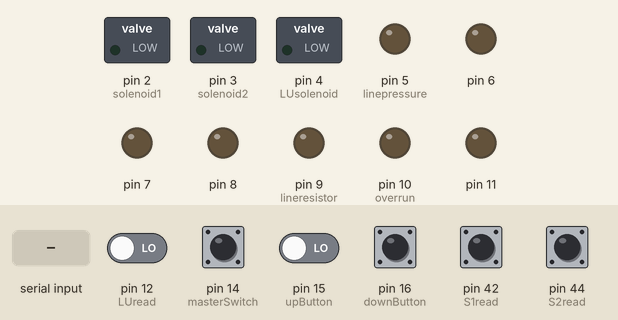
The sketch below on a simulated Arduino Mega 2560, built with avr-gcc and run on an emulated ATmega2560. On the bench: switched loads named in the sketch (green lamp = pin HIGH), output pins drawn as LEDs (lit = HIGH). Inputs (shaded band) come from the test bench; at power-on: pin 42 (S1read), pin 44 (S2read) HIGH, pin 12 (LUread), pin 14 (masterSwitch), pin 15 (upButton), pin 16 (downButton) LOW. What the sketch prints to the serial monitor is not drawn.

Above: at 1.2 s.
1.3 s: pin 14 (masterSwitch) pulled HIGH for 0.15 s
At 1.38 s:
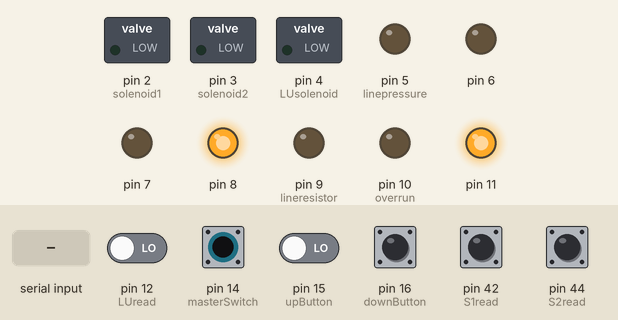
2.9 s: pin 14 (masterSwitch) driven HIGH and pin 15 (upButton) driven HIGH
At 5.3 s:
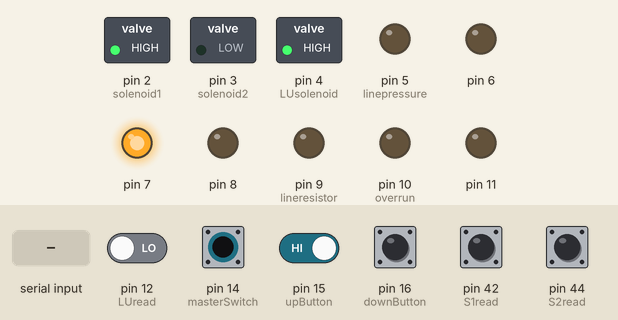
5.6 s: "30,150\n" received over Serial
At 6.2 s:
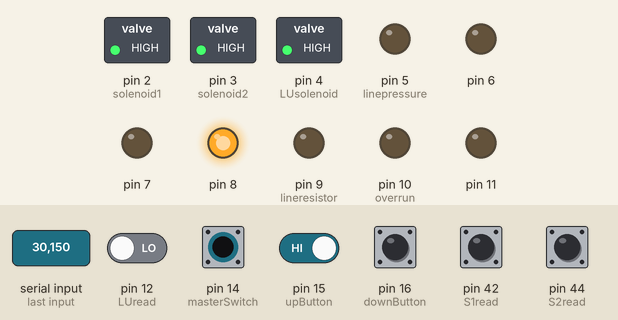
8.6 s: pin 14 (masterSwitch) driven LOW
At 10.0 s:
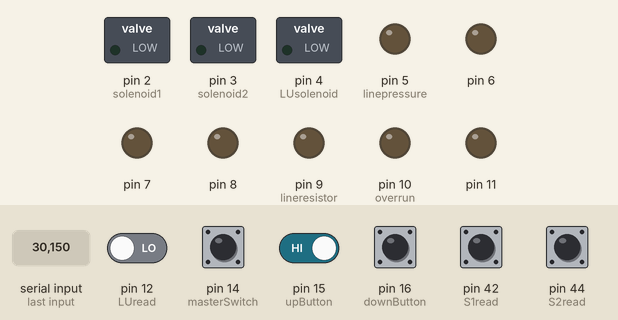
11.6 s: pin 14 (masterSwitch) driven HIGH
At 12.4 s:
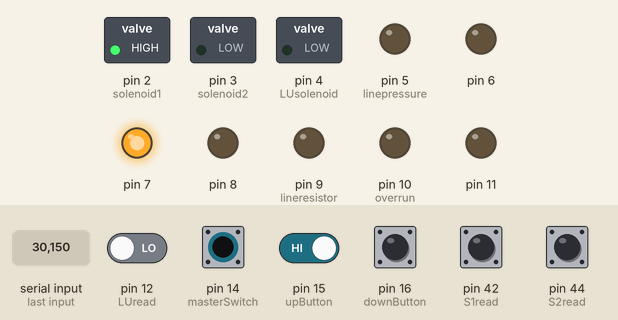
14.3 s: "2\n" received over Serial
At 15.0 s:
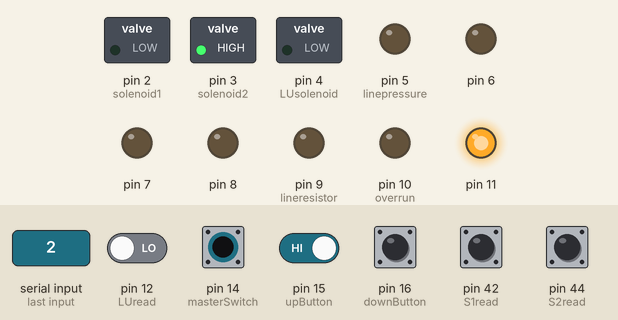
Timing chart, 0 to 18.6 s (numbered marks = the images above; inputs shaded):
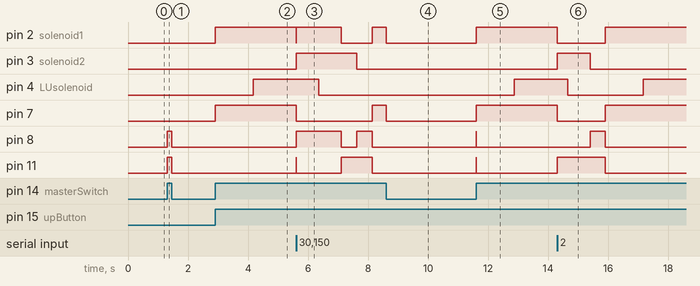

The sketch:

gearbox_nano_Display.ino
```cpp
//Transmission controller
#include <Arduino.h>
#include <SPI.h>
#include <Wire.h>
#include <U8g2lib.h>

//U8G2_SH1106_128X64_NONAME_F_4W_HW_SPI u8g2_0(U8G2_R0, /* cs=*/ 7, /* dc=*/ 6, /* reset=*/ 8);
volatile int active;
//4th gear is safest to start in if all else fails. Engine can't overrev in 4th
volatile int currentGear = 4;
//Set lockup status to engaged to force unlock at first change unless later read otherwise, for safety
volatile int lockupStatus = 0;
const int solenoid1 = 2;
const int solenoid2 = 3;
const int LUsolenoid = 4;
const int S1read = 42;
const int S2read = 44;
const int LUread = 12;
const int masterSwitch = 14;
const int upButton = 15;
const int downButton = 16;
const int overrun = 10;
const int linepressure = 5;
const int lineresistor = 9;
int counter = 0;
int counter1 = 0;
unsigned long disarmTimer;
unsigned long sensitivity = 500UL;
int buttonsArmed = 0;
int firstRun = 1;
int firstInactiveRun = 1;

#define cbi(sfr, bit) (_SFR_BYTE(sfr) &= ~_BV(bit))
#define sbi(sfr, bit) (_SFR_BYTE(sfr) |= _BV(bit))

void setup()
{
  sbi(ADCSRA, ADPS2);
  cbi(ADCSRA, ADPS1);
  cbi(ADCSRA, ADPS0);

 Serial.begin(9600);
//  u8g2_0.begin();

  //Initialize serial
  //Initialize relays in OFF position
  digitalWrite(overrun, LOW);
  digitalWrite(linepressure, LOW);
  digitalWrite(lineresistor, LOW);
  digitalWrite(solenoid1, LOW);
  digitalWrite(solenoid2, LOW);
  digitalWrite(LUsolenoid, LOW);
  //Set pins to output mode
  pinMode(overrun, OUTPUT);
  pinMode(linepressure, OUTPUT);
  pinMode(lineresistor, OUTPUT);
  pinMode(solenoid1, OUTPUT);
  pinMode(solenoid2, OUTPUT);
  pinMode(LUsolenoid, OUTPUT);
  //Pins for switches
  pinMode(masterSwitch, INPUT);
  pinMode(upButton, INPUT);
  pinMode(downButton, INPUT);
  //Pins for gear sensing
  pinMode(S1read, INPUT);
  pinMode(S2read, INPUT);
  pinMode(LUread, INPUT);
  pinMode(6, OUTPUT);
  pinMode(7, OUTPUT);
  pinMode(8, OUTPUT);
  pinMode(11, OUTPUT);

}

void loop()
{
  //Serial counter to watch loop times
Serial.println("looping");

  //Master switch goes between auto and manual
  if (digitalRead(masterSwitch) == 1) {
    active = 1;
  }
  else{
    active = 0;
  }

    //Active 0 is automatic/factory passthru mode
    if (active == 0) {
      if (firstInactiveRun == 1) {
          //Ensure all relays are off on first loop since arduino is still connected
          digitalWrite(solenoid1, LOW);
          digitalWrite(solenoid2, LOW);
          digitalWrite(LUsolenoid, LOW);
          firstInactiveRun = 0;
          //FirstRun set to 1 syncs manual mode to the current gear when initially switching to manual
          firstRun = 1;

      }
      //Take input and discard to avoid queueing changes
      char ser = Serial.read();
      //Monitor shift solenoids for gear and lockup clutch
      determineGear();
      determineLockup();
      digitalWrite(6, LOW);
      digitalWrite(7, LOW);
      digitalWrite(8, LOW);
      digitalWrite(11, LOW);
      //Display gear position
      //u8g2_0.firstPage();
      //u8g2_0.setFont(u8g2_font_ncenB10_tr);
      //u8g2_0.drawStr(20,25,"Deactivated");
      //u8g2_0.sendBuffer();

    }

    //Active 1 is paddle shift manual mode
    if (active == 1) {
      if (firstRun == 1) {
        //Activate relays to match what automatic/passthru mode was doing on the previous loop
        if (lockupStatus == 1) {
          lockupEngage(1);
        }
        else {
          lockupDisengage(1);
        }
        callGear(currentGear);
        //FirstInactiveRun forces all relays off when initally switched to auto mode
        firstInactiveRun = 1;
        firstRun = 0;
      }

counter1++;
  if (counter1 >= 100) {
    counter1 = 0;
  }
      if (counter1 == 50) {
        //Geardisplay();
    }

      //This is critical. A normal IF statement will process one gearchange only, iterate through the loop, then process the next.
      //The WHILE loop will parse gearchanges for as many serial reads are queued up. It's the difference between a fast
      //sequence and 'perfect' synchronization.
      while (Serial.available()) {
        char ser = Serial.read();
        //Convert from ASCII to int. Hack, but serial wont normally be used.
        ser = ser - 48;
        callGear(ser);
      }

      //ButtonsArmed is a millis-based debounce system
      if (buttonsArmed == 1) {
        if (digitalRead(upButton) == 1) {
          upShift();
          buttonsArmed = 0;
          disarmTimer = millis();
        }
        if (digitalRead(downButton) == 1) {
          downShift();
          buttonsArmed = 0;
          disarmTimer = millis();
        }
      }
      else{
        //If not armed, check disarmTimer to re-arm
        if ((millis() - disarmTimer) >= sensitivity) {
          buttonsArmed = 1;
        }
      }
    }

//Counter only functions as performance metric. Loops at 1000 to prevent overflow
  counter++;
  if (counter >= 1000) {
    counter = 0;
  }
  //delay(800);
}

//The following subs activate specific solenoids to shift to the desired gear. There are 2 shift solenoids and 1 lockup clutch solenoid
void firstGear()
{
  digitalWrite(solenoid1, HIGH);
  digitalWrite(solenoid2, HIGH);
  currentGear = 1;
  digitalWrite(6, LOW);
      digitalWrite(7, LOW);
      digitalWrite(8, HIGH);
      digitalWrite(11, LOW);
    //Geardisplay();
}
void secondGear()
{
  digitalWrite(solenoid1, LOW);
  digitalWrite(solenoid2, HIGH);
  currentGear = 2;
  digitalWrite(6, LOW);
      digitalWrite(7, LOW);
      digitalWrite(8, LOW);
      digitalWrite(11, HIGH);
  //Geardisplay();
}
void thirdGear()
{
  digitalWrite(solenoid1, LOW);
  digitalWrite(solenoid2, LOW);
  currentGear = 3;
   digitalWrite(6, LOW);
      digitalWrite(7, LOW);
      digitalWrite(8, HIGH);
      digitalWrite(11, HIGH);
  //Geardisplay();
}
void fourthGear()
{
  digitalWrite(solenoid1, HIGH);
  digitalWrite(solenoid2, LOW);
  currentGear = 4;
  digitalWrite(6, LOW);
      digitalWrite(7, HIGH);
      digitalWrite(8, LOW);
      digitalWrite(11, LOW);
  //Geardisplay();
}

//Lockup clutch needed a timer to prevent shifting while the torque converter is locked (a bad thing).
//If called with NoDelay, it performs just like the gear changes.
//This is useful for FirstRun conditions to sync the relays with passthru mode for seamless transitions between auto/manual
void lockupEngage(int noDelay)
{
  //Delay before continuing in case of pending gear change
  if (noDelay != 1) {
    delay(750);
  }
  digitalWrite(LUsolenoid, HIGH);
  lockupStatus = 1;
}
void lockupDisengage(int noDelay)
{
  digitalWrite(LUsolenoid, LOW);
  lockupStatus = 0;
  Geardisplay();

  //Delay before continuing in case of pending gear change
  if (noDelay != 1) {
    delay(750);
  }
}

//upShift and downShift are called by the shifter buttons for sequential gearchanges.
//Handles TC lockup, prevents shifting above 4th or below 1st
void upShift()
{
  if (currentGear == 4) {
    lockupEngage(0);
  }
  if (currentGear < 4) {
    currentGear++;
    if (lockupStatus == 1) {
      lockupDisengage(0);
    }
  }

  switch (currentGear) {
   {
    case 2:
      secondGear();
   }
   break;
   {
    case 3:
      thirdGear();
   }
   break;
   {
    case 4:
      fourthGear();
   }
   break;
  }
}

void downShift()
{
  if ((currentGear == 4) && (lockupStatus == 1)) {
    lockupDisengage(0);
  }
  else {
    if (currentGear > 1) {
      currentGear--;
      if (lockupStatus == 1) {
        lockupDisengage(0);
      }
    }
    switch (currentGear) {
     {
      case 1:
        firstGear();
     }
     break;
     {
      case 2:
        secondGear();
     }
     break;
     {
      case 3:
        thirdGear();
     }
     break;
    }
  }
}

//Code to call specific gear, not necessarily sequentially.
//Currently used for serial testing
void callGear(int option){
  switch (option) {
    {
    case 1:
      firstGear();
    }
    break;
    {
    case 2:
      secondGear();
    }
    break;
    {
    case 3:
      thirdGear();
    }
    break;
    {
    case 4:
      fourthGear();
    }
    break;
    {
    case 7:
      upShift();
    }
    break;
    {
    case 8:
      downShift();
    }
    break;
    {
    case 5:
      lockupEngage(0);
    }
    break;
    {
    case 6:
      lockupDisengage(0);
    }
    break;
  }
}

//Monitor voltage of solenoid 1 and 2 wires to see what the factory computer is doing
//2 solenoids, 2 states each = 4 gears
void determineGear() {
  if (digitalRead(S1read) == 0) {
    if (digitalRead(S2read) == 0) {
      currentGear = 1;
    }
    else {
      currentGear = 4;
    }
  }
  else {
    if (digitalRead(S2read) == 0) {
      currentGear = 2;
    }
    else {
      currentGear = 3;
    }
  }
}

//Monitor voltage of lockup clutch solenoid
void determineLockup() {
  if (digitalRead(LUread) == 1) {
    lockupStatus = 1;
  }
 else {
   lockupStatus = 0;
 }
}
// Gear Display
void Geardisplay() {
  //u8g2_0.firstPage();
  //u8g2_0.setFont(u8g2_font_logisoso58_tr);
  //u8g2_0.setCursor(0,60);
  //u8g2_0.print(currentGear);
  //u8g2_0.sendBuffer();

  //if (lockupStatus == 1) {
   //u8g2_0.setFont(u8g2_font_ncenB10_tr);
   //u8g2_0.drawStr(40,50,"TC");
    //u8g2_0.sendBuffer();
   }

//}
```

Measured:
- after the input at 1.3 s, pin 8, pin 11: LOW → HIGH at once, → LOW 0.15 s later
- after the input at 2.9 s, pin 2 (solenoid1), pin 7: LOW → HIGH at once; pin 4 (LUsolenoid): LOW → HIGH after 1.3 s
- after the input at 5.6 s, pin 2 (solenoid1): HIGH → LOW at once, → HIGH 0.01 s later, → LOW 1.5 s later, → HIGH 1.0 s later; pin 3 (solenoid2): LOW → HIGH at once, → LOW 2.0 s later
- after the input at 8.6 s, pin 2 (solenoid1), pin 7: HIGH → LOW at once; pin 4 (LUsolenoid): stays LOW (without the input it goes to HIGH after 0.81 s)
- after the input at 11.6 s, pin 2 (solenoid1), pin 7: LOW → HIGH at once; pin 4 (LUsolenoid): LOW → HIGH after 1.3 s; pin 8, pin 11: LOW → HIGH at once, → LOW 0.01 s later
- after the input at 14.3 s, pin 2 (solenoid1), pin 7: HIGH → LOW at once, → HIGH 1.6 s later; pin 3 (solenoid2): LOW → HIGH at once, → LOW 1.1 s later; pin 4 (LUsolenoid): HIGH → LOW after 0.35 s, → HIGH 2.5 s later; pin 8: LOW → HIGH after 1.1 s, → LOW 0.51 s later; pin 11: LOW → HIGH at once, → LOW 1.6 s later
